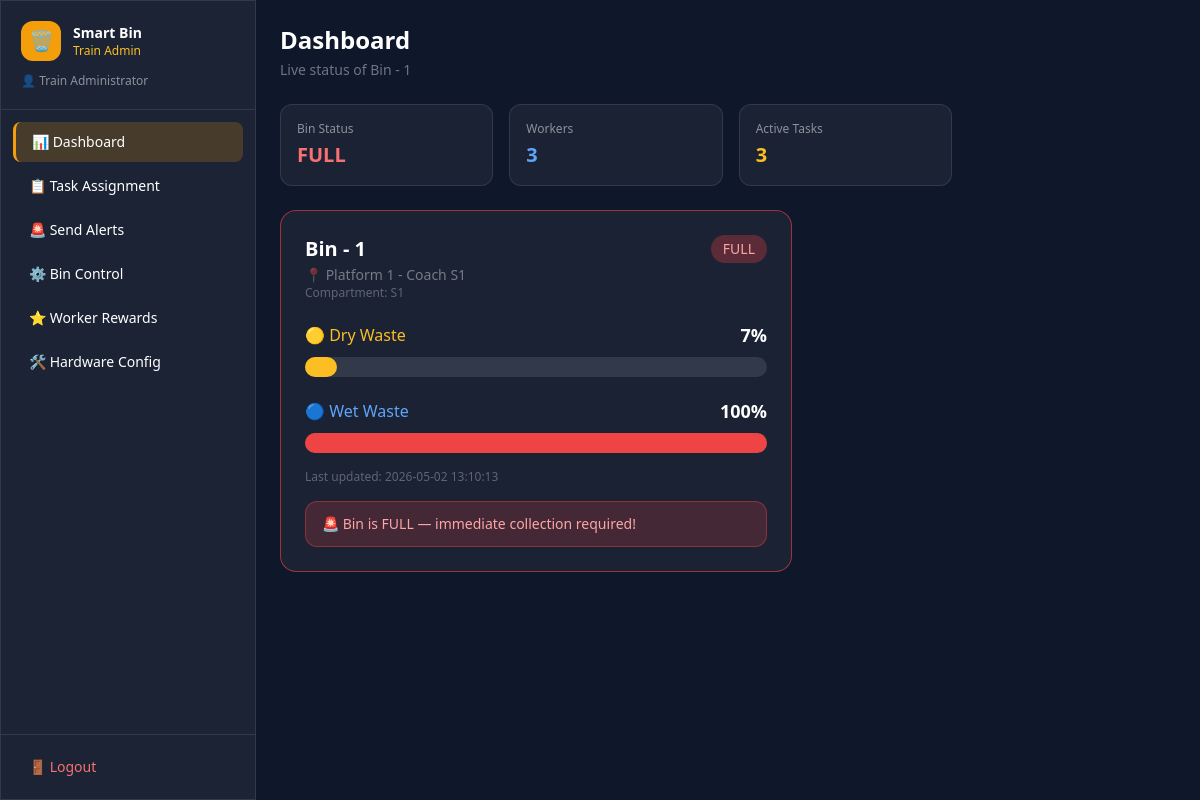
Screenshot of /train-admin (signed in) with the database file from the repository.
### tables this page shows
CREATE TABLE bins (
            id INTEGER PRIMARY KEY AUTOINCREMENT,
            bin_name TEXT NOT NULL,
            location TEXT NOT NULL,
            compartment TEXT NOT NULL,
            dry_level INTEGER DEFAULT 0 CHECK(dry_level BETWEEN 0 AND 100),
            wet_level INTEGER DEFAULT 0 CHECK(wet_level BETWEEN 0 AND 100),
            status TEXT DEFAULT 'normal' CHECK(status IN ('normal', 'full', 'maintenance')),
            last_updated TIMESTAMP DEFAULT CURRENT_TIMESTAMP
        , human_dist INTEGER DEFAULT 0);

### app.py (the view)
@app.route("/train-admin")
def train_admin_dashboard():
    if not login_required("train_admin"):
        return redirect(url_for("login"))
    db      = get_db()
    bin_row = db.execute("SELECT * FROM bins WHERE id=1").fetchone()
    workers = db.execute("SELECT * FROM workers ORDER BY name").fetchall()
    tasks   = db.execute("""
        SELECT t.*, w.name as worker_name, b.bin_name, b.location
        FROM tasks t JOIN workers w ON t.worker_id=w.id
        JOIN bins b ON t.bin_id=b.id
        ORDER BY t.created_at DESC
    """).fetchall()
    alerts  = db.execute("SELECT * FROM alerts ORDER BY created_at DESC LIMIT 20").fetchall()
    bin_config = db.execute("SELECT * FROM bin_config WHERE bin_id=1").fetchone()
    db.close()
    return render_template("train_admin.html",
        bin=bin_row, workers=workers, tasks=tasks, alerts=alerts, name=session["name"], bin_config=bin_config)

### app.py (called while the page is built)
def login_required(role=None):
    if "user_id" not in session:
        return False
    if role and session.get("role") != role:
        return False
    return True

### database.py (called while the page is built)
def get_db():
    conn = sqlite3.connect(DB_NAME)
    conn.row_factory = sqlite3.Row
    return conn

### templates/train_admin.html (shortened to what this page needs)
<!DOCTYPE html>
<html lang="en">
<head>
  <script src="https://cdn.tailwindcss.com"></script>
</head>
<body class="min-h-screen text-white flex">
  <aside class="w-64 min-h-screen glass flex-shrink-0 flex flex-col">
    <div class="p-5 border-b border-white/10">
      <div class="flex items-center gap-3">
        <div class="w-10 h-10 bg-amber-500 rounded-xl flex items-center justify-center text-xl">🗑️</div>
        <div><p class="font-bold text-sm">Smart Bin</p><p class="text-amber-400 text-xs">Train Admin</p></div>
      </div>
      <p class="text-white/50 text-xs mt-3">👤 {{ name }}</p>
    </div>
    <nav class="flex-1 p-3 space-y-1">
      <button onclick="showSection('dashboard')" id="nav-dashboard" class="sidebar-item active w-full text-left px-4 py-2.5 rounded-lg text-sm flex items-center gap-3">📊 Dashboard</button>
      <button onclick="showSection('tasks')"     id="nav-tasks"     class="sidebar-item w-full text-left px-4 py-2.5 rounded-lg text-sm flex items-center gap-3">📋 Task Assignment</button>
      <button onclick="showSection('alerts')"    id="nav-alerts"    class="sidebar-item w-full text-left px-4 py-2.5 rounded-lg text-sm flex items-center gap-3">🚨 Send Alerts</button>
      <button onclick="showSection('control')"   id="nav-control"   class="sidebar-item w-full text-left px-4 py-2.5 rounded-lg text-sm flex items-center gap-3">⚙️ Bin Control</button>
      <button onclick="showSection('rewards')"   id="nav-rewards"   class="sidebar-item w-full text-left px-4 py-2.5 rounded-lg text-sm flex items-center gap-3">⭐ Worker Rewards</button>
      <button onclick="showSection('settings')"  id="nav-settings"  class="sidebar-item w-full text-left px-4 py-2.5 rounded-lg text-sm flex items-center gap-3">🛠️ Hardware Config</button>
    </nav>
    <div class="p-3 border-t border-white/10">
      <a href="/logout" class="flex items-center gap-2 px-4 py-2.5 rounded-lg text-sm text-red-400 hover:bg-red-500/10 transition">🚪 Logout</a>
    </div>
  </aside>
  <main class="flex-1 p-6 overflow-y-auto">
    <div id="section-dashboard" class="section active">
      <h2 class="text-2xl font-bold mb-1">Dashboard</h2>
      <p class="text-white/40 text-sm mb-6">Live status of Bin - 1</p>
      <div class="grid grid-cols-3 gap-4 mb-6 max-w-2xl">
        <div class="glass rounded-xl p-4">
          <p class="text-white/50 text-xs mb-1">Bin Status</p>
          <p class="text-xl font-bold {% if bin.status=='full' %}text-red-400{% elif bin.status=='maintenance' %}text-yellow-400{% else %}text-green-400{% endif %}">{{ bin.status|upper }}</p>
        </div>
        <div class="glass rounded-xl p-4">
          <p class="text-white/50 text-xs mb-1">Workers</p>
          <p class="text-xl font-bold text-blue-400">{{ workers|length }}</p>
        </div>
        <div class="glass rounded-xl p-4">
          <p class="text-white/50 text-xs mb-1">Active Tasks</p>
          <p class="text-xl font-bold text-amber-400">{{ tasks|selectattr('status','ne','completed')|list|length }}</p>
        </div>
      </div>
      <div id="bin-card" class="glass rounded-2xl p-6 max-w-lg {% if bin.status=='full' %}bin-full-glow{% endif %}">
        <div class="flex justify-between items-start mb-5">
          <div>
            <p class="text-xl font-bold">{{ bin.bin_name }}</p>
            <p class="text-white/40 text-sm mt-0.5">📍 {{ bin.location }}</p>
            <p class="text-white/30 text-xs">Compartment: {{ bin.compartment }}</p>
          </div>
          <span id="bin-status-badge" class="text-sm px-3 py-1 rounded-full font-medium {% if bin.status=='full' %}bg-red-500/30 text-red-300{% elif bin.status=='maintenance' %}bg-yellow-500/30 text-yellow-300{% else %}bg-green-500/30 text-green-300{% endif %}">
            {{ bin.status|upper }}
          </span>
        </div>
        <div class="mb-5">
          <div class="flex justify-between items-center mb-2">
            <span class="text-amber-400 font-medium">🟡 Dry Waste</span>
            <span id="dry-pct" class="text-lg font-bold">{{ bin.dry_level }}%</span>
          </div>
          <div class="w-full bg-white/10 rounded-full h-5">
            <div id="dry-bar" class="progress-bar h-5 rounded-full
              {% if bin.dry_level>=90 %}bg-red-500{% elif bin.dry_level>=70 %}bg-amber-500{% else %}bg-amber-400{% endif %}"
              style="width:{{ bin.dry_level }}%"></div>
          </div>
        </div>
        <div class="mb-4">
          <div class="flex justify-between items-center mb-2">
            <span class="text-blue-400 font-medium">🔵 Wet Waste</span>
            <span id="wet-pct" class="text-lg font-bold">{{ bin.wet_level }}%</span>
          </div>
          <div class="w-full bg-white/10 rounded-full h-5">
            <div id="wet-bar" class="progress-bar h-5 rounded-full
              {% if bin.wet_level>=90 %}bg-red-500{% elif bin.wet_level>=70 %}bg-blue-400{% else %}bg-blue-500{% endif %}"
              style="width:{{ bin.wet_level }}%"></div>
          </div>
        </div>
        <p class="text-white/30 text-xs">Last updated: <span id="last-updated">{{ bin.last_updated }}</span></p>
        {% if bin.status=='full' %}
        <div class="mt-4 bg-red-500/20 border border-red-500/40 rounded-xl px-4 py-3 text-red-300 text-sm">🚨 Bin is FULL — immediate collection required!</div>
        {% endif %}
      </div>
    </div>
  </main>
</body>
</html>

### templates/train_admin.html (style rules this page uses)
body { background: #0f172a; }
.glass { background: rgba(255,255,255,0.05); border: 1px solid rgba(255,255,255,0.1); }
.sidebar-item.active { background: rgba(245,158,11,0.2); border-left: 3px solid #f59e0b; }
.progress-bar { transition: width 0.8s ease; }
.section { display: none; }
.section.active { display: block; }
.bin-full-glow { animation: pulse-red 1.4s infinite; border:1px solid rgba(239,68,68,0.6) !important; }

### rows the page displays
bins: status "FULL", bin_name "Bin - 1", location "Platform 1 - Coach S1", compartment "S1", dry_level "7", wet_level "100", last_updated "2026-05-02 13:10:13"

### other values shown
{{ name }} "Train Administrator"
{{ workers|length }} "3"
{{ tasks|selectattr('status','ne','completed')|list|length }} "3"
